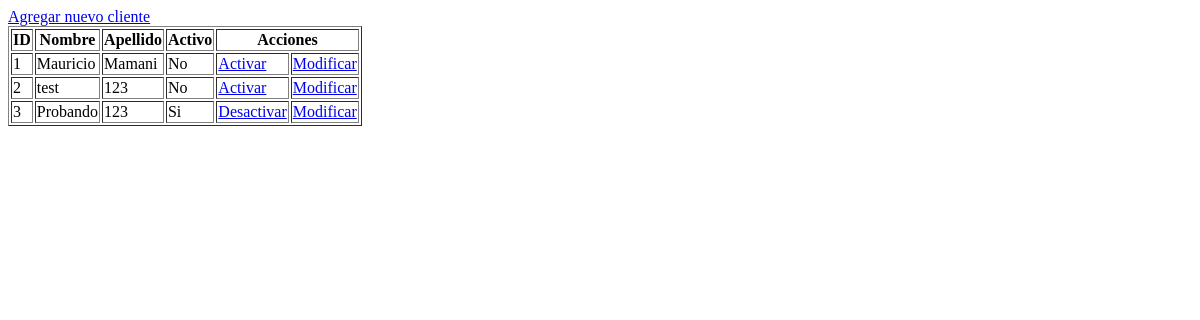
Page /reservas/clientes/listado/ on the earlier database version.
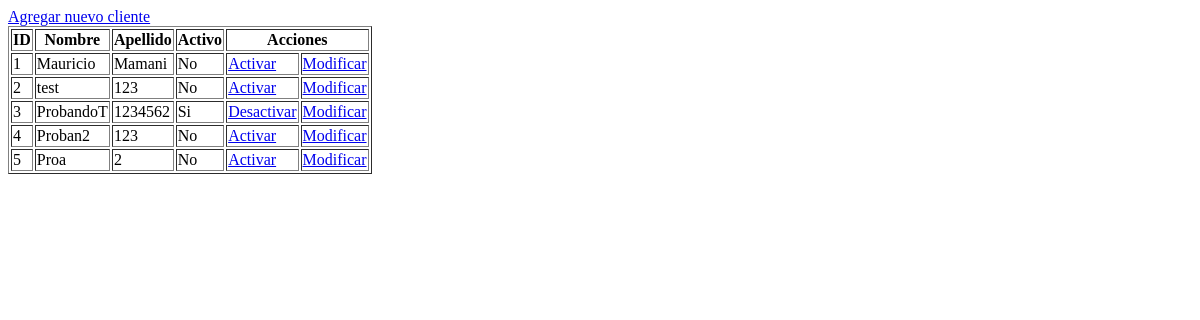
Same page on the later database version.
### reservas/models.py (models this page shows)
class Cliente(models.Model):
    nombre = models.CharField(verbose_name="Nombre",max_length=50)
    apellido = models.CharField(verbose_name="Apellido",max_length=50)
    activo = models.BooleanField(verbose_name="Activo",default=True)

### reservas/views.py (the view)
# urls.py: path('clientes/listado/', views.listado_clientes, name="listado_clientes"),
def listado_clientes(request):
    clientes = Cliente.objects.all()
    context = {
        "clientes": clientes
    }
    return render(request, "reservas/listar_clientes.html", context)

### reservas/templates/reservas/listar_clientes.html (shortened to what this page needs)
<html lang="en">
<head>
</head>
<body>
    <a href="{% url 'registrar_cliente' %}">Agregar nuevo cliente</a>
    <table border="1">
        <thead>
            <tr>
                <th>ID</th>
                <th>Nombre</th>
                <th>Apellido</th>
                <th>Activo</th>
                <th colspan="2">Acciones</th>
            </tr>
        </thead>
        <tbody>
            {% for cliente in clientes %}
            <tr>
                <td>{{cliente.id}}</td>
                <td>{{cliente.nombre}}</td>
                <td>{{cliente.apellido}}</td>
                {% if cliente.activo %}
                    <td>Si</td>
                    <td><a href="{% url 'desactivar_cliente' cliente.id %}">Desactivar</a></td>
                {% else %}
                    <td>No</td>
                    <td><a href="{% url 'activar_cliente' cliente.id %}">Activar</a></td>
                {% endif %}
                <td><a href="{% url 'modificar_cliente' cliente.id %}">Modificar</a></td>
            {% endfor %}
            </tr>
        </tbody>
    </table>
</body>
</html>

Differences in the rows shown:
changed Cliente id 3: nombre "Probando" → "ProbandoT"; apellido "123" → "1234562"
added Cliente: id "4", nombre "Proban2", apellido "123", activo "No"
added Cliente: id "5", nombre "Proa", apellido "2", activo "No"
